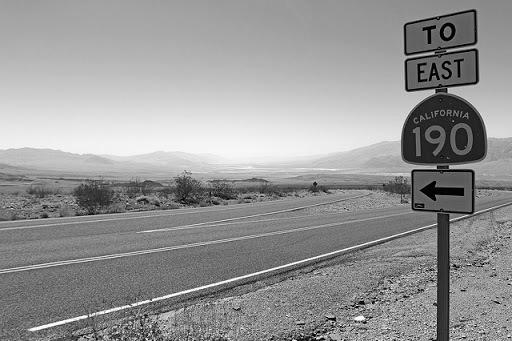
#> input picture road_sign_gray.jpg, 512 x 341 px
$ python '자율실험2.py'
#> lines starting #> are read from the running program, lines starting #| are printed output that depends on the picture
# 자율실험 2번

import numpy as np
import skimage.io as io
from matplotlib import pyplot as plt
from sklearn import cluster

file = './road_sign_gray.jpg'
img = io.imread(file)
#> img is the input picture: shape (341, 512); min 0, max 255, mean 149.5

im = np.array(img)
x = im.reshape(-1,im.size).T

Inertias = []
k_s = []

for k in range(2,21):
    inertias = []
    for i in range(10):
        kmeans = cluster.KMeans(n_clusters=k)
        kmeans.fit(x)
        inertias.append(kmeans.inertia_)
    k_s.append(k)
    Inertias.append(np.mean(inertias))
#> after the loop, Inertias = [162726735.3, 88232430.2, 43914020.7, 29333565.7, 19500423.8, 15306933.5, 12176203.2, 9608939.5, 7789691.4, 6494734.9, 5352330, 4496178.3, 3944997.1, 3375350.4, 3000175.4, 2650019.7, 2352903.4, 2134893.9, 1941052.2]; k_s = [2, 3, 4, 5, 6, 7, 8, 9, 10, 11, 12, 13, 14, 15, 16, 17, 18, 19, 20]

plt.plot(k_s,Inertias)
plt.xlabel("k")
plt.ylabel("Inertia")
plt.show()
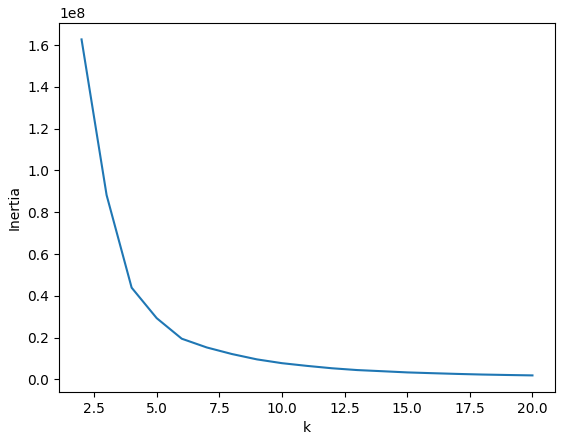
#> figure drawn by matplotlib, 1 panel; curve peaks at x = 2, y = 162726735.3
